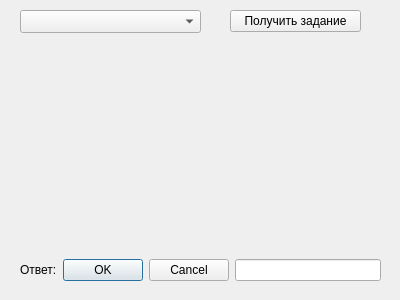
<?xml version="1.0" encoding="UTF-8"?>
<ui version="4.0">
 <class>Task</class>
 <widget class="QDialog" name="Task">
  <property name="geometry">
   <rect>
    <x>0</x>
    <y>0</y>
    <width>400</width>
    <height>300</height>
   </rect>
  </property>
  <property name="windowTitle">
   <string>Dialog</string>
  </property>
  <widget class="QComboBox" name="comboBoxCategories">
   <property name="geometry">
    <rect>
     <x>20</x>
     <y>10</y>
     <width>181</width>
     <height>23</height>
    </rect>
   </property>
  </widget>
  <widget class="QPushButton" name="pushButtonGetTask">
   <property name="geometry">
    <rect>
     <x>230</x>
     <y>10</y>
     <width>131</width>
     <height>22</height>
    </rect>
   </property>
   <property name="text">
    <string>Получить задание</string>
   </property>
  </widget>
  <widget class="QWidget" name="layoutWidget">
   <property name="geometry">
    <rect>
     <x>20</x>
     <y>50</y>
     <width>361</width>
     <height>231</height>
    </rect>
   </property>
   <layout class="QVBoxLayout" name="verticalLayout">
    <item>
     <widget class="QLabel" name="labelTask">
      <property name="text">
       <string/>
      </property>
     </widget>
    </item>
    <item>
     <widget class="QLabel" name="label_Variant">
      <property name="text">
       <string/>
      </property>
     </widget>
    </item>
    <item>
     <layout class="QHBoxLayout" name="horizontalLayout">
      <item>
       <widget class="QLabel" name="label">
        <property name="text">
         <string>Ответ:</string>
        </property>
       </widget>
      </item>
      <item>
       <widget class="QDialogButtonBox" name="buttonBox">
        <property name="orientation">
         <enum>Qt::Horizontal</enum>
        </property>
        <property name="standardButtons">
         <set>QDialogButtonBox::Cancel|QDialogButtonBox::Ok</set>
        </property>
       </widget>
      </item>
      <item>
       <widget class="QLineEdit" name="lineEditAnswer"/>
      </item>
     </layout>
    </item>
   </layout>
  </widget>
 </widget>
 <resources/>
 <connections>
  <connection>
   <sender>buttonBox</sender>
   <signal>accepted()</signal>
   <receiver>Task</receiver>
   <slot>accept()</slot>
   <hints>
    <hint type="sourcelabel">
     <x>248</x>
     <y>254</y>
    </hint>
    <hint type="destinationlabel">
     <x>157</x>
     <y>274</y>
    </hint>
   </hints>
  </connection>
  <connection>
   <sender>buttonBox</sender>
   <signal>rejected()</signal>
   <receiver>Task</receiver>
   <slot>reject()</slot>
   <hints>
    <hint type="sourcelabel">
     <x>316</x>
     <y>260</y>
    </hint>
    <hint type="destinationlabel">
     <x>286</x>
     <y>274</y>
    </hint>
   </hints>
  </connection>
 </connections>
</ui>
